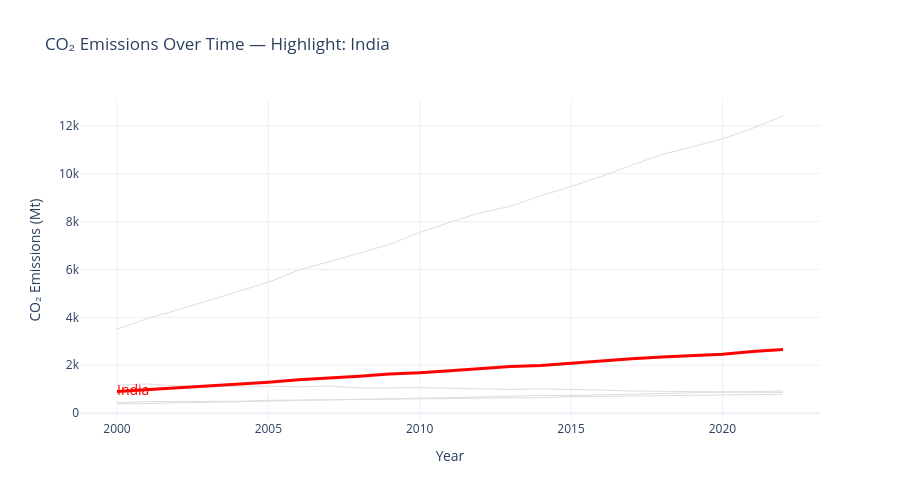

The cell this chart's notebook holds for it:
### Markdown cell above
---
## Task 1 — Multi-Series Line Chart with Highlight

**What to build:** A line chart showing CO2 emissions over time for **all Asian countries** in the dataset, with one country highlighted.

**Requirements:**
- All countries shown (for context), but only **one highlighted in colour** — your choice which
- All other lines in grey (#DDDDDD), thinner
- Highlighted country **labelled directly** at the end of its line (not in a legend)
- Insight title that names the highlighted country and its story

> 💡 `df[df['Region'] == 'Asia']` to filter; use `go.Figure()` with a loop for per-country control

### Code cell
# Task 1 — Multi-series line with highlight
# YOUR CODE HERE
import plotly.graph_objects as go

# Filter for Asia
asia_df = df[df['region'] == 'Asia']

# Choose the country to highlight
highlight = "India"   # change this if you want

fig = go.Figure()

# 1. Add all Asian countries in grey
for country in asia_df['country'].unique():
    country_data = asia_df[asia_df['country'] == country]
    
    fig.add_trace(go.Scatter(
        x=country_data['year'],
        y=country_data['co2_mt'],   # <-- FIXED COLUMN NAME
        mode='lines',
        line=dict(color='#DDDDDD', width=1),
        showlegend=False
    ))

# 2. Add highlighted country in red
highlight_data = asia_df[asia_df['country'] == highlight]

fig.add_trace(go.Scatter(
    x=highlight_data['year'],
    y=highlight_data['co2_mt'],   # <-- FIXED COLUMN NAME
    mode='lines+text',
    line=dict(color='red', width=3),
    text=[highlight] + [""] * (len(highlight_data) - 1),
    textposition='middle right',
    textfont=dict(color='red', size=14),
    showlegend=False
))

# 3. Layout
fig.update_layout(
    title=f"CO₂ Emissions Over Time — Highlight: {highlight}",
    xaxis_title="Year",
    yaxis_title="CO₂ Emissions (Mt)",
    template="plotly_white",
    height=500
)

fig.show()

### Figure 1 — Plotly figure (JSON) as saved in the notebook; plotly's stock layout.template omitted (floating-point values rounded to 4 significant figures)
{"data": [{"line": {"color": "#DDDDDD", "width": 1}, "mode": "lines", "showlegend": false, "type": "scatter", "x": [2000, 2001, 2002, 2003, 2004, 2005, 2006, 2007, 2008, 2009, 2010, 2011, 2012, 2013, 2014, 2015, 2016, 2017, 2018, 2019, 2020, 2021, 2022], "y": [3514.0, 3952.0, 4312.0, 4692.0, 5079.0, 5468.0, 5974.0, 6323.0, 6673.0, 7053.0, 7543.0, 7972.0, 8365.0, 8641.0, 9078.0, 9466.0, 9887.0, 10360.0, 10790.0, 11130.0, 11450.0, 11900.0, 12410.0]}, {"line": {"color": "#DDDDDD", "width": 1}, "mode": "lines", "showlegend": false, "type": "scatter", "x": [2000, 2001, 2002, 2003, 2004, 2005, 2006, 2007, 2008, 2009, 2010, 2011, 2012, 2013, 2014, 2015, 2016, 2017, 2018, 2019, 2020, 2021, 2022], "y": [901.6, 974.6, 1056.0, 1146.0, 1205.0, 1291.0, 1396.0, 1466.0, 1542.0, 1637.0, 1687.0, 1774.0, 1865.0, 1945.0, 1994.0, 2092.0, 2177.0, 2267.0, 2345.0, 2419.0, 2466.0, 2580.0, 2661.0]}, {"line": {"color": "#DDDDDD", "width": 1}, "mode": "lines", "showlegend": false, "type": "scatter", "x": [2000, 2001, 2002, 2003, 2004, 2005, 2006, 2007, 2008, 2009, 2010, 2011, 2012, 2013, 2014, 2015, 2016, 2017, 2018, 2019, 2020, 2021, 2022], "y": [1166.0, 1220.0, 1136.0, 1131.0, 1151.0, 1127.0, 1101.0, 1133.0, 1050.0, 1061.0, 1064.0, 1042.0, 1005.0, 990.9, 1010.0, 996.6, 967.4, 925.1, 916.6, 914.5, 902.8, 898.1, 865.1]}, {"line": {"color": "#DDDDDD", "width": 1}, "mode": "lines", "showlegend": false, "type": "scatter", "x": [2000, 2001, 2002, 2003, 2004, 2005, 2006, 2007, 2008, 2009, 2010, 2011, 2012, 2013, 2014, 2015, 2016, 2017, 2018, 2019, 2020, 2021, 2022], "y": [438.1, 481.5, 490.6, 490.8, 494.6, 537.2, 539.0, 566.1, 570.0, 585.4, 595.9, 620.6, 631.1, 649.6, 646.2, 686.5, 704.0, 706.0, 738.5, 750.8, 755.8, 777.3, 789.5]}, {"line": {"color": "#DDDDDD", "width": 1}, "mode": "lines", "showlegend": false, "type": "scatter", "x": [2000, 2001, 2002, 2003, 2004, 2005, 2006, 2007, 2008, 2009, 2010, 2011, 2012, 2013, 2014, 2015, 2016, 2017, 2018, 2019, 2020, 2021, 2022], "y": [382.8, 400.4, 430.7, 453.8, 482.6, 501.9, 533.0, 551.8, 586.6, 602.5, 614.5, 647.3, 680.1, 717.7, 736.3, 738.2, 768.8, 813.7, 834.8, 872.3, 876.5, 898.5, 930.5]}, {"line": {"color": "red", "width": 3}, "mode": "lines+text", "showlegend": false, "text": ["India", "", "", "", "", "", "", "", "", "", "", "", "", "", "", "", "", "", "", "", "", "", ""], "textfont": {"color": "red", "size": 14}, "textposition": "middle right", "type": "scatter", "x": [2000, 2001, 2002, 2003, 2004, 2005, 2006, 2007, 2008, 2009, 2010, 2011, 2012, 2013, 2014, 2015, 2016, 2017, 2018, 2019, 2020, 2021, 2022], "y": [901.6, 974.6, 1056.0, 1146.0, 1205.0, 1291.0, 1396.0, 1466.0, 1542.0, 1637.0, 1687.0, 1774.0, 1865.0, 1945.0, 1994.0, 2092.0, 2177.0, 2267.0, 2345.0, 2419.0, 2466.0, 2580.0, 2661.0]}], "layout": {"height": 500, "title": {"text": "CO₂ Emissions Over Time — Highlight: India"}, "xaxis": {"title": {"text": "Year"}}, "yaxis": {"title": {"text": "CO₂ Emissions (Mt)"}}}}
